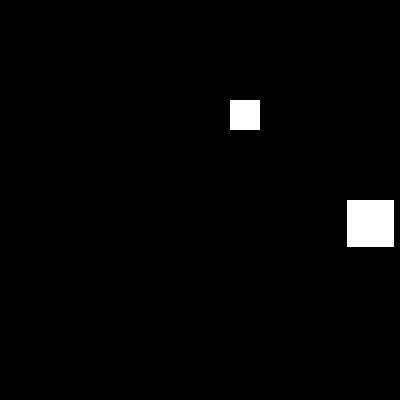
Frame 1 (no input)
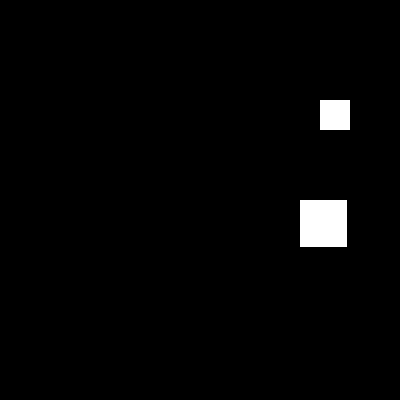
Frame 60 (the mouse pressed at the canvas centre just before this capture)
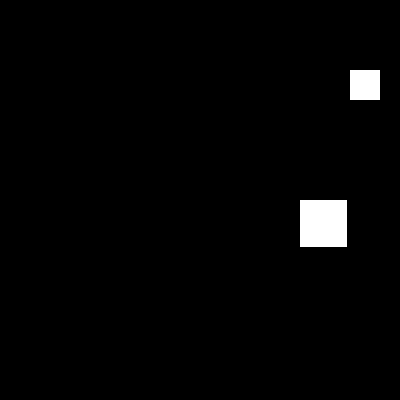
Frame 120 (the mouse held since frame 60 and released just before this capture)

The Processing sketch that drew these frames (run headless with seeded random() and noise(); from frame 60 on, the mouse is pressed at the canvas centre):

// Processing sketch: processing_142598
// ── processing_142598.pde

//Hyun Doug Kim 
//ICE 17

Figure f1, f2; 
 
void setup ( ) 
{ 
 size( 400, 400 ); 
 f1 = new Figure( ); 
 f1.x = 200; 
 f1.y = 100; 
 f1.dim = 30; 
 
 f1.col = color( 255, 0, 0 ); 
 f2 = new Figure( ); 
 f2.x = 300; 
 f2.y = 200; 
 f2.dim = 47; 
 f2.col = color( 0, 0, 255 ); 
 
 noStroke( ); 
} 
 
void draw( ) 
{ 
 background( 0 ); 
 f1.moveFigure( ); 
 f1.drawFigure( ); 
 f2.moveFigure( ); 
 f2.drawFigure( ); 
} 
class Figure
{
  float x, y, dim;
  color col;
  
void drawFigure()
{
  rect(x, y, dim, dim);
}
void moveFigure()
{
  x+=dim;
  if (x>width)
  {
    dim= -dim;
  }
  else if (x<0)
  {
    dim= -dim;
  }
}
}
